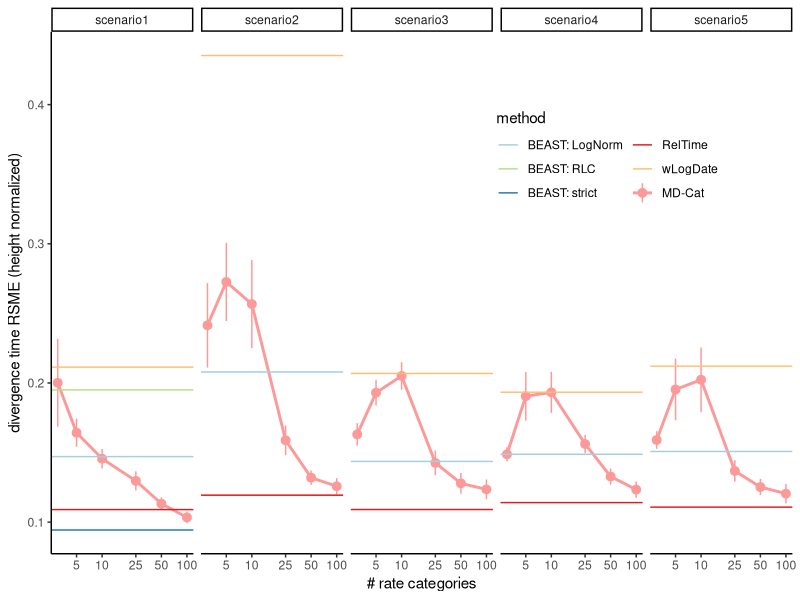
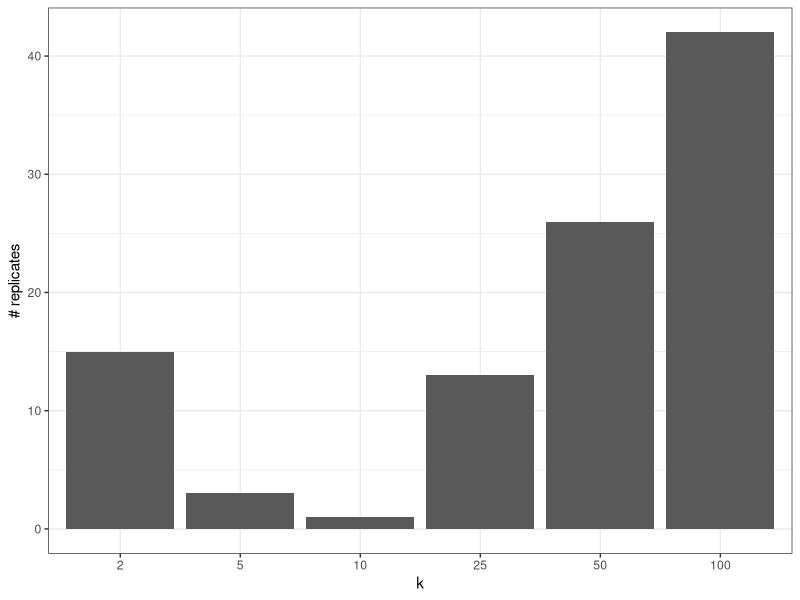
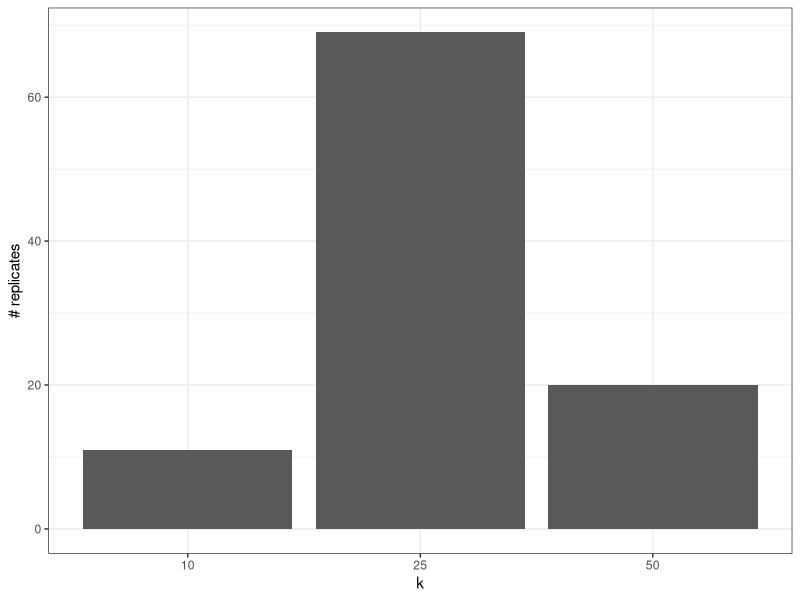
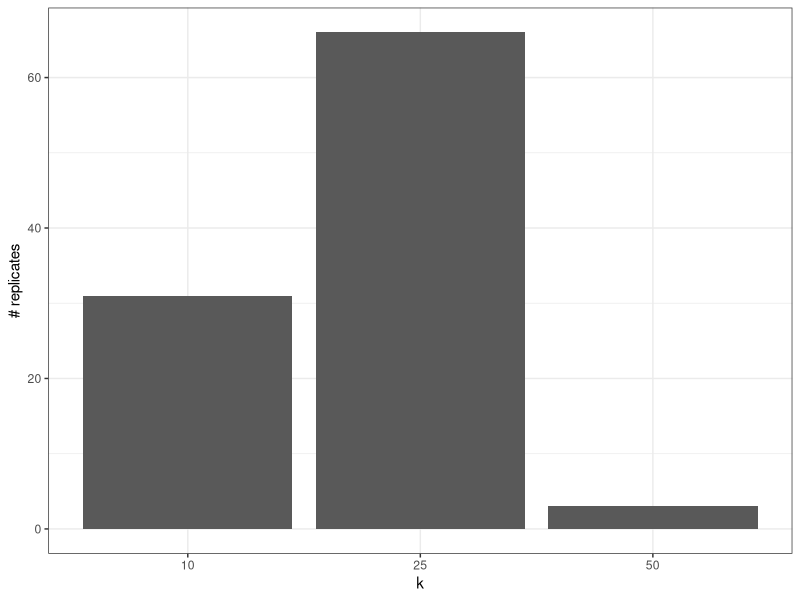
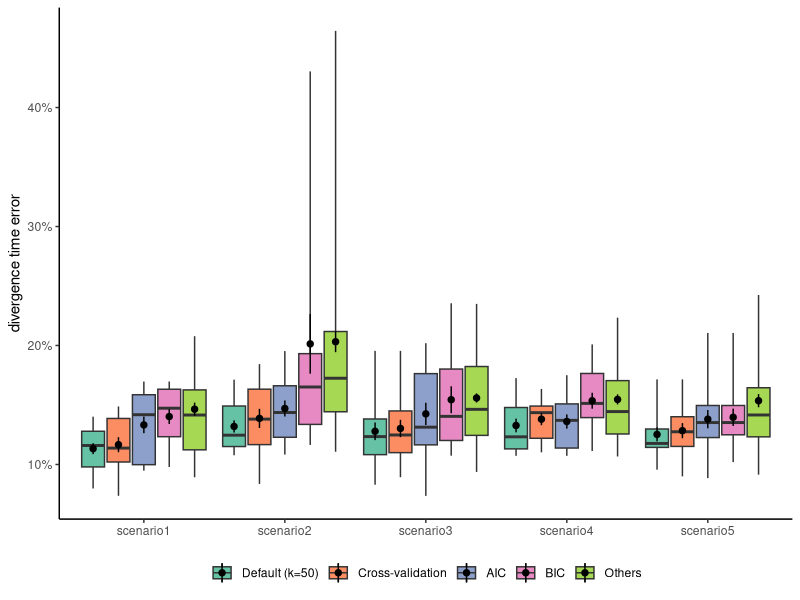
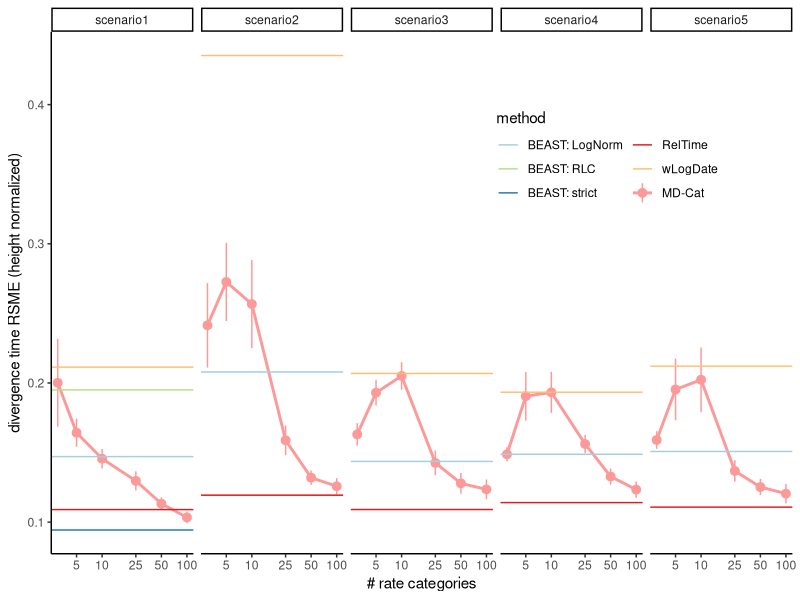
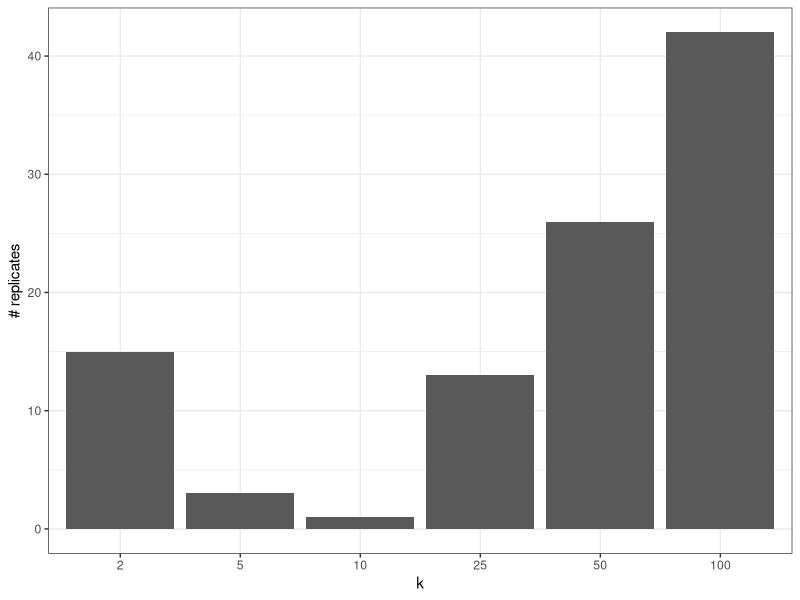
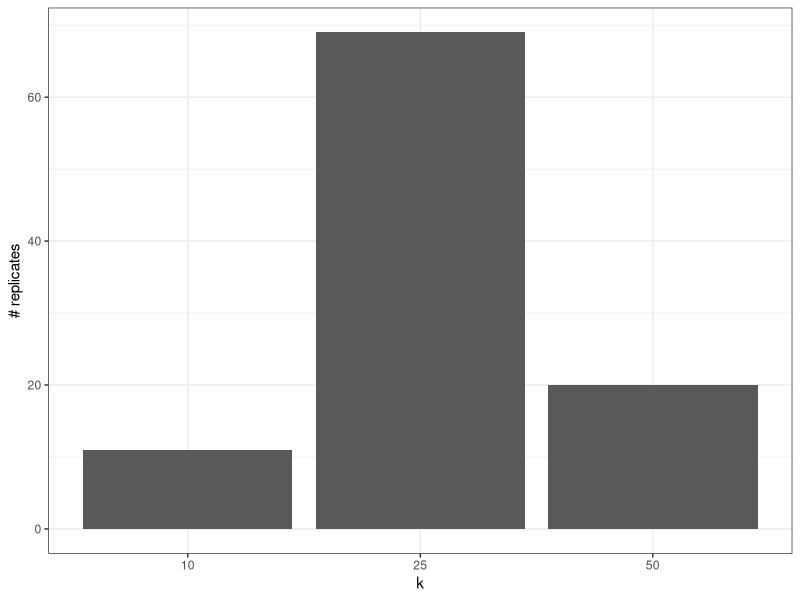

The R script that drew these images, in order:
#setwd("/Users/uym2/my_gits/MD-Cat-paper/Plots/simulated/sysBio_revision")
require(ggplot2)
require(scales)
require(tidyverse)
dk = read.table("../sysBio_revision/MDCat_Angiosperm_vary_k_nodeAge_revised.txt",header=T)

d1 = read.table("../angiosperm/all_divergence.txt",header=T)

d1$method = factor(d1$method,levels=c("Blnorm","Bstrict","Brcla","RelTime","BEAST_lognorm","wLogDate","MD-Cat"),
                   labels = c("BEAST: LogNorm","BEAST: RLC","BEAST: strict","RelTime","BEAST_lnorm_old","wLogDate","MD-Cat"))

dk %>% group_by(scenario  ,  rep , k) %>%
        summarise(norm_rmse = sqrt(mean( (trueNodeAge-estNodeAge)^2) )/140) %>%
        mutate(method="MD-Cat") %>%
#dk %>% group_by(scenario  ,  rep , k) %>%
#  summarise(norm_rmse = sqrt(mean( (trueNodeAge-estNodeAge)^2) )/140) %>%
ggplot(aes(x=k,y=norm_rmse,color=method)) +
  geom_line(stat="summary",linewidth=1) + 
  stat_summary() + 
  scale_x_log10(breaks=c(2,5,10,25,50,100)) +  
  xlab("# rate categories") + 
  facet_wrap(~scenario,nrow=1)+
  geom_hline(aes(yintercept=norm_rmse,color=method),
             data= d1 %>% filter(method!="MD-Cat") %>% group_by(method,scenario) %>% summarise(norm_rmse=mean(norm_rmse)))+
  scale_color_manual(values = RColorBrewer::brewer.pal(7,'Paired')[c(1,3,2,6,7,5)]) +
  scale_y_continuous(name="divergence time RSME (height normalized)") + 
  theme_classic() + theme(legend.position = c(0.75,0.76)) +
  guides(color  = guide_legend(nrow = 3))
ggsave("../sysBio_revision/MDCat_Angiosperm_vary_k_revised.pdf",width = 8.2,height=3.6)

dk %>% group_by(scenario  ,  rep , k) %>%
  summarise(rmsn = sqrt(mean( (trueNodeAge-estNodeAge)^2) )/140) %>%
  group_by(scenario,k) %>% summarise(mean=mean(rmsn)) %>%
  pivot_wider(names_from = scenario,values_from=mean)


########################################
require(reshape2)

quantiles_95 <- function(x) {
  r <- quantile(x, probs=c(0.05, 0.25, 0.5, 0.75, 0.95))
  names(r) <- c("ymin", "lower", "middle", "upper", "ymax")
  r
}


dkc = read.table("MDCat_Angiosperm_vary_k_with_model_selection.txt",header=T)
dkc$error = abs(dkc$trueNodeAge-dkc$estNodeAge)/140
dkc$selected = "Others"
dkc[dkc$k == "crossval",]$selected = "Cross-validation"
dkc[dkc$k == "50",]$selected = "Default (k=50)"
dkc[dkc$k == "aic",]$selected = "AIC"
dkc[dkc$k == "bic",]$selected = "BIC"
dkc$selected = factor(dkc$selected, levels=c("Default (k=50)","Cross-validation","AIC","BIC","Others"))


dcast(dkc[,c(1,8,7)],scenario~selected,fun.aggregate = mean)
mean((dcast(dkc[,c(1,8,7)],scenario~selected,fun.aggregate = mean)[,3]-
  dcast(dkc[,c(1,8,7)],scenario~selected,fun.aggregate = mean)[,2])*100)


dcast(dkc[,c(1,3,7)],scenario~k,fun.aggregate = mean)

qplot(factor(sub("k","",merge(dkc[dkc$k == "crossval" & dkc$nodeName =="I0",c(1,2,4,5,6,7)],
                        dkc[! dkc$k %in% c("crossval","aic","bic") & dkc$nodeName =="I0",c(1,2,3,4,5,6,7)],
      by=c("scenario","rep","nodeName","trueNodeAge","estNodeAge","error"))$k),levels=c(2,5,10,25,50,100)))+theme_bw()+xlab("k")+ylab("# replicates")
ggsave("selectedk_angio_revised.pdf",width=3.2, height = 4)

qplot(factor(sub("k","",merge(dkc[dkc$k == "aic" & dkc$nodeName =="I0",c(1,2,4,5,6,7)],
                              dkc[! dkc$k %in% c("crossval","aic","bic") & dkc$nodeName =="I0",c(1,2,3,4,5,6,7)],
                              by=c("scenario","rep","nodeName","trueNodeAge","estNodeAge","error"))$k),levels=c(2,5,10,25,50,100)))+theme_bw()+xlab("k")+ylab("# replicates")
ggsave("aic_k_angio.pdf",width=3.2, height = 4)

qplot(factor(sub("k","",merge(dkc[dkc$k == "bic" & dkc$nodeName =="I0",c(1,2,4,5,6,7)],
                              dkc[! dkc$k %in% c("crossval","aic","bic") & dkc$nodeName =="I0",c(1,2,3,4,5,6,7)],
                              by=c("scenario","rep","nodeName","trueNodeAge","estNodeAge","error"))$k),levels=c(2,5,10,25,50,100)))+theme_bw()+xlab("k")+ylab("# replicates")
ggsave("bic_k_angio.pdf",width=3.2, height = 4)

#d2 = dcast(selected+scenario+rep+k~"error",data=dkc,value.var = "error",fun.aggregate = mean)

require(scales)

head(dkc)
dkc %>% group_by(  scenario ,   rep  , k, selected) %>%
  summarise(e = sqrt(mean( (trueNodeAge-estNodeAge)^2) ) , height=140) %>%
  ggplot(aes(x=scenario,y=e/height,fill=selected)) + 
  stat_summary(position=position_dodge2(width=0.75),
               fun.data = quantiles_95,geom="boxplot") +
  stat_summary(position=position_dodge2(width = 0.9),size=0.3) + 
  theme_classic() + theme(axis.text.x = element_text(angle = 0), axis.title.x = element_blank(),
                          legend.title = element_blank(),legend.position = "bottom") + 
  ylab("divergence time error")+
  scale_fill_brewer(palette = "Set2")+
  scale_y_continuous(labels = percent)
ggsave("MDCat_Angiosperm_model_selection.pdf",width=6, height =4 )

dkc %>% group_by(scenario,  rep , k, selected) %>%
  summarise(e = sqrt(mean( (trueNodeAge-estNodeAge)^2) ) , height=140) %>%
  mutate(rmse=e/height) %>% 
  group_by( k, selected) %>% 
  summarise(error=mean(rmse))


